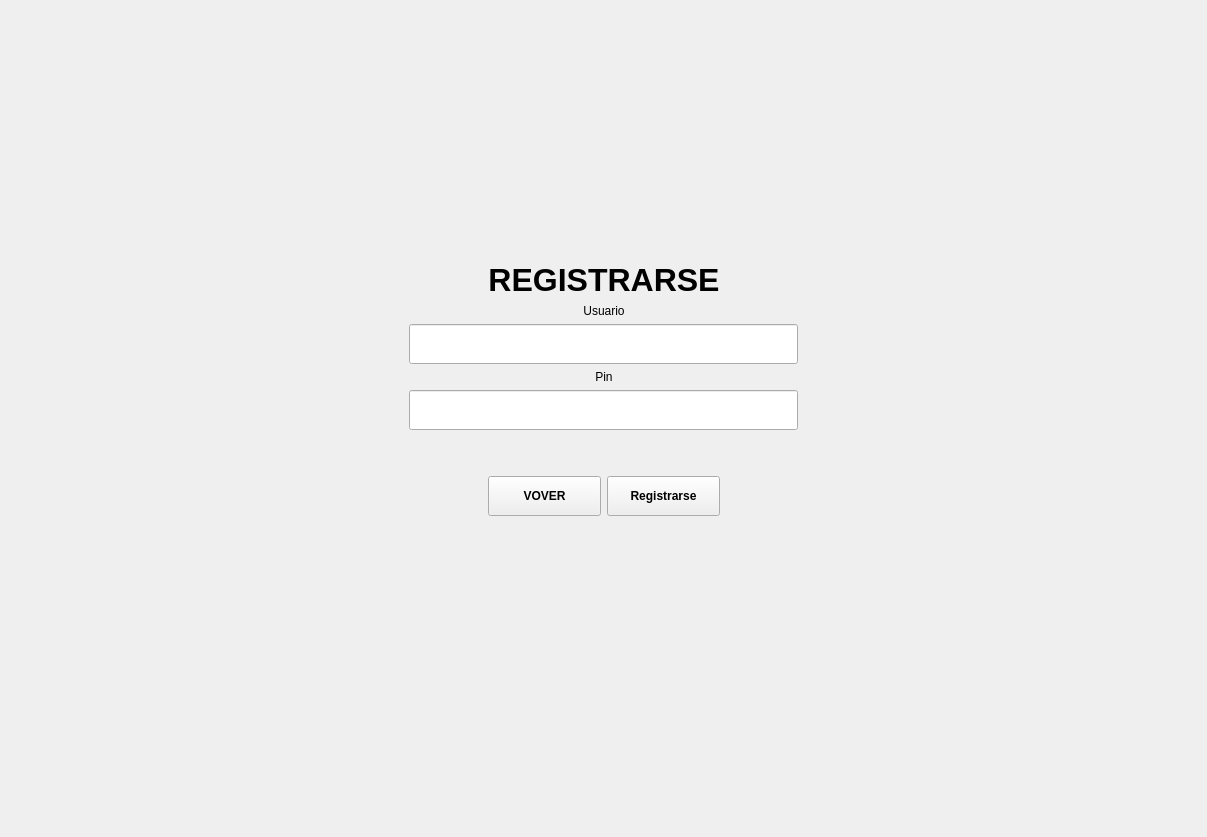
<?xml version="1.0" encoding="UTF-8"?>
<ui version="4.0">
 <class>RegistrarseWidget</class>
 <widget class="QWidget" name="RegistrarseWidget">
  <property name="geometry">
   <rect>
    <x>0</x>
    <y>0</y>
    <width>1207</width>
    <height>837</height>
   </rect>
  </property>
  <property name="windowTitle">
   <string>Form</string>
  </property>
  <layout class="QHBoxLayout" name="horizontalLayout">
   <item>
    <widget class="QFrame" name="frame">
     <property name="styleSheet">
      <string notr="true">#frame {
    /* Carga la imagen de fondo estirándola a toda la pantalla */
    border-image: url(:/resources/imgs/fondo_oscuro.png) 0 0 0 0 stretch stretch;
    
    /* Evita que colores raros del sistema operativo tapen tu fondo */
    background-color: transparent; 
}
</string>
     </property>
     <property name="frameShape">
      <enum>QFrame::Shape::StyledPanel</enum>
     </property>
     <property name="frameShadow">
      <enum>QFrame::Shadow::Raised</enum>
     </property>
     <layout class="QGridLayout" name="gridLayout_2">
      <item row="1" column="0">
       <spacer name="horizontalSpacer_2">
        <property name="orientation">
         <enum>Qt::Orientation::Horizontal</enum>
        </property>
        <property name="sizeHint" stdset="0">
         <size>
          <width>291</width>
          <height>20</height>
         </size>
        </property>
       </spacer>
      </item>
      <item row="1" column="3">
       <spacer name="horizontalSpacer">
        <property name="orientation">
         <enum>Qt::Orientation::Horizontal</enum>
        </property>
        <property name="sizeHint" stdset="0">
         <size>
          <width>291</width>
          <height>20</height>
         </size>
        </property>
       </spacer>
      </item>
      <item row="2" column="1">
       <spacer name="verticalSpacer">
        <property name="orientation">
         <enum>Qt::Orientation::Vertical</enum>
        </property>
        <property name="sizeHint" stdset="0">
         <size>
          <width>20</width>
          <height>40</height>
         </size>
        </property>
       </spacer>
      </item>
      <item row="0" column="1">
       <spacer name="verticalSpacer_2">
        <property name="orientation">
         <enum>Qt::Orientation::Vertical</enum>
        </property>
        <property name="sizeHint" stdset="0">
         <size>
          <width>20</width>
          <height>40</height>
         </size>
        </property>
       </spacer>
      </item>
      <item row="1" column="1">
       <layout class="QGridLayout" name="gridLayout">
        <item row="0" column="0">
         <widget class="QLabel" name="label">
          <property name="text">
           <string/>
          </property>
          <property name="pixmap">
           <pixmap resource="../../recursos.qrc">:/resources/imgs/logo-lema.png</pixmap>
          </property>
         </widget>
        </item>
        <item row="1" column="0">
         <layout class="QGridLayout" name="gridLayout_5">
          <item row="2" column="0" colspan="4">
           <widget class="QLineEdit" name="txtUsuario">
            <property name="minimumSize">
             <size>
              <width>250</width>
              <height>40</height>
             </size>
            </property>
           </widget>
          </item>
          <item row="8" column="1">
           <spacer name="verticalSpacer_3">
            <property name="orientation">
             <enum>Qt::Orientation::Vertical</enum>
            </property>
            <property name="sizeHint" stdset="0">
             <size>
              <width>20</width>
              <height>40</height>
             </size>
            </property>
           </spacer>
          </item>
          <item row="0" column="1" colspan="2">
           <widget class="QLabel" name="titulo_login">
            <property name="font">
             <font>
              <pointsize>24</pointsize>
              <italic>false</italic>
              <bold>true</bold>
              <strikeout>false</strikeout>
             </font>
            </property>
            <property name="text">
             <string>REGISTRARSE</string>
            </property>
            <property name="alignment">
             <set>Qt::AlignmentFlag::AlignCenter</set>
            </property>
           </widget>
          </item>
          <item row="4" column="0" colspan="4">
           <widget class="QLineEdit" name="txtPin">
            <property name="minimumSize">
             <size>
              <width>250</width>
              <height>40</height>
             </size>
            </property>
           </widget>
          </item>
          <item row="6" column="1">
           <widget class="QPushButton" name="btnVolver">
            <property name="minimumSize">
             <size>
              <width>70</width>
              <height>40</height>
             </size>
            </property>
            <property name="maximumSize">
             <size>
              <width>120</width>
              <height>40</height>
             </size>
            </property>
            <property name="font">
             <font>
              <bold>true</bold>
             </font>
            </property>
            <property name="text">
             <string>VOVER</string>
            </property>
           </widget>
          </item>
          <item row="1" column="1" colspan="2">
           <widget class="QLabel" name="label_usuario">
            <property name="text">
             <string>Usuario</string>
            </property>
            <property name="alignment">
             <set>Qt::AlignmentFlag::AlignCenter</set>
            </property>
           </widget>
          </item>
          <item row="7" column="1">
           <spacer name="verticalSpacer_4">
            <property name="orientation">
             <enum>Qt::Orientation::Vertical</enum>
            </property>
            <property name="sizeHint" stdset="0">
             <size>
              <width>20</width>
              <height>40</height>
             </size>
            </property>
           </spacer>
          </item>
          <item row="3" column="1" colspan="2">
           <widget class="QLabel" name="label_pin">
            <property name="text">
             <string>Pin</string>
            </property>
            <property name="scaledContents">
             <bool>true</bool>
            </property>
            <property name="alignment">
             <set>Qt::AlignmentFlag::AlignCenter</set>
            </property>
           </widget>
          </item>
          <item row="6" column="0">
           <spacer name="horizontalSpacer_3">
            <property name="orientation">
             <enum>Qt::Orientation::Horizontal</enum>
            </property>
            <property name="sizeHint" stdset="0">
             <size>
              <width>40</width>
              <height>20</height>
             </size>
            </property>
           </spacer>
          </item>
          <item row="6" column="3">
           <spacer name="horizontalSpacer_4">
            <property name="orientation">
             <enum>Qt::Orientation::Horizontal</enum>
            </property>
            <property name="sizeHint" stdset="0">
             <size>
              <width>40</width>
              <height>20</height>
             </size>
            </property>
           </spacer>
          </item>
          <item row="6" column="2">
           <widget class="QPushButton" name="btnRegistrarse">
            <property name="minimumSize">
             <size>
              <width>70</width>
              <height>40</height>
             </size>
            </property>
            <property name="maximumSize">
             <size>
              <width>120</width>
              <height>40</height>
             </size>
            </property>
            <property name="font">
             <font>
              <bold>true</bold>
             </font>
            </property>
            <property name="text">
             <string>Registrarse</string>
            </property>
            <property name="autoDefault">
             <bool>false</bool>
            </property>
           </widget>
          </item>
          <item row="5" column="1">
           <spacer name="verticalSpacer_5">
            <property name="orientation">
             <enum>Qt::Orientation::Vertical</enum>
            </property>
            <property name="sizeHint" stdset="0">
             <size>
              <width>20</width>
              <height>40</height>
             </size>
            </property>
           </spacer>
          </item>
         </layout>
        </item>
       </layout>
      </item>
     </layout>
    </widget>
   </item>
  </layout>
 </widget>
 <resources>
  <include location="../../recursos.qrc"/>
 </resources>
 <connections/>
</ui>
